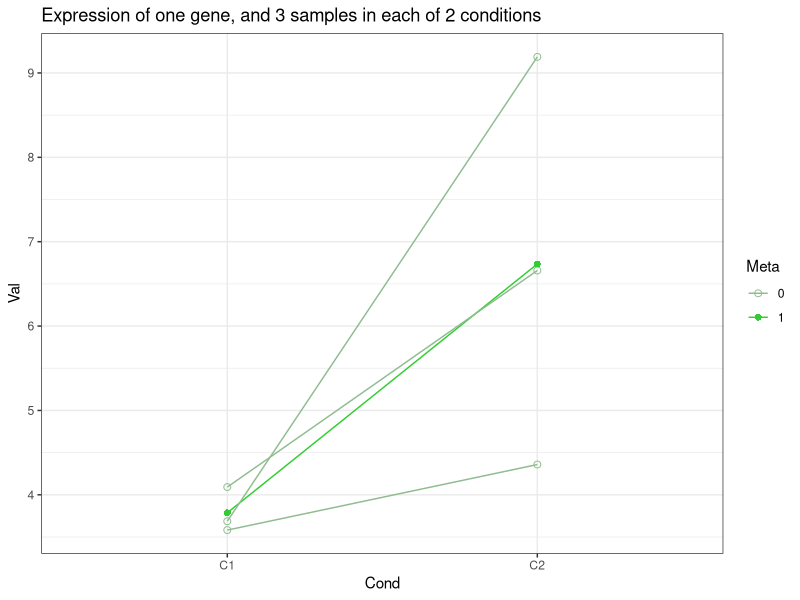

Write the R code that produced this figure.
#!/usr/bin/env Rscript
# from the lintwo.R but cleaned up without the experimental code (hopefully)
# linetw2, lines between two conditions
library(ggplot2)
library(Cairo)

# fix the pseudrand seq or not?
set.seed(1)
options(digits=4) # this won't work for ggplot2
# You can create function instead
scaleFUN <- function(x) sprintf("%.3f", x)

# We're going to simulate values coming from two conditions
ns <-6 
hns <- ns/2 # half the samples
c1m <- 4 # group 1 mean
c2m <- 6 # group 2 mean
c1sd <- 0.5 # group 1 sd
c2sd <- 2 # group 1 sd

d <- data.frame(Val=c(rnorm(hns, mean=c1m, sd=c1sd), rnorm(hns, mean=c2m, sd=c2sd)),
                Cond=rep(paste0("C",1:2), each=hns),
                Pair=rep(paste0("P",1:hns), 2),
                Meta=rep(0,ns))

# Introduce Meta values which are the averages for both groups.
d <- rbind(d, c(mean(d$Val[d$Cond=="C1"]), "C1", "NP", 1), c(mean(d$Val[d$Cond=="C2"]), "C2", "NP", 1))
# that rbind() seems to convert numbers to character, so let's revise the column types:
d$Val <- as.numeric(d$Val)
d$Cond <- factor(d$Cond)
d$Meta <- factor(d$Meta)

CairoPNG("ltw2.png", 800, 800)
ggplot(d, aes(x=Cond, y=Val, group=Pair), colour=Cond) +
        # the Group=Pair will ensure the lines between each member of a pair are correct.
        geom_point(aes(colour=Meta, shape=Meta, size=Meta)) +
        geom_path(aes(colour=Meta)) +
        scale_color_manual(values = c("darkseagreen", "limegreen")) +
#        scale_fill_manual(values = c("Samples", "Means"), name="") +
        scale_size_manual(values = c(2, 2)) +
        scale_shape_manual(values = c(1, 16)) +
        # 1 is empty circ, 16 is filled circ.
        ggtitle(paste0("Expression of one gene, and ", hns, " samples in each of 2 conditions")) +
        theme(plot.title=element_text(size=16, face="bold", hjust=0.5)) +
#         guides(fill=guide_legend(title="Type")) +
        theme_bw()
dev.off()

# What won't work
# scale_y_continuous(labels=scaleFUN)
# was an effort to control precision of y values.
# you get discrete value applied to continuous scale there.
